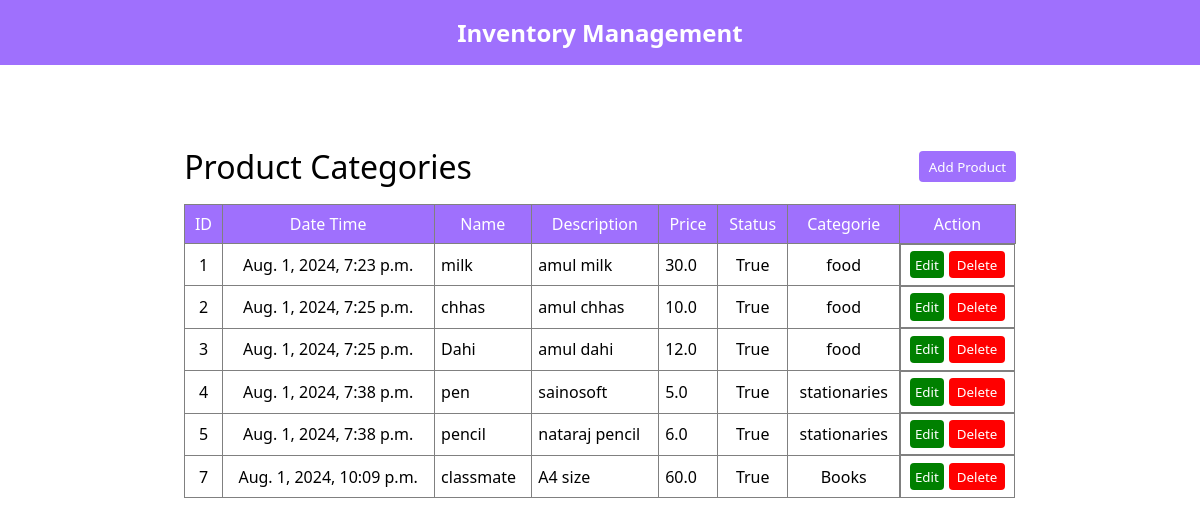
/products, run on an earlier commit of the app's database.
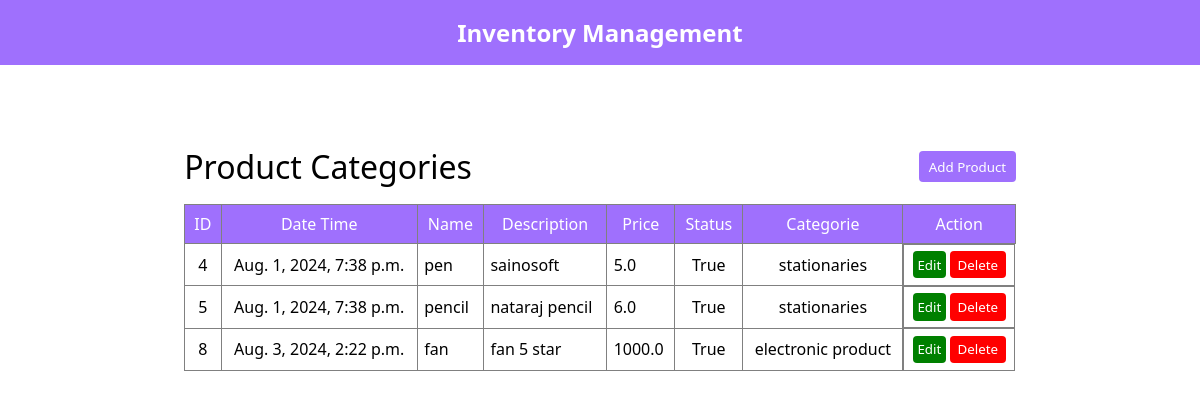
And on a later commit of the database.
### items/models.py (models this page shows, shortened)
class Products(models.Model):
    Date_Time = models.DateTimeField(auto_now=True, auto_now_add=False)
    Name = models.CharField(max_length=50)
    Description = models.TextField()
    Price = models.FloatField()
    Status = models.BooleanField(default=True)
    Categorie = models.ForeignKey(Categories, on_delete=models.CASCADE)

class Categories(models.Model):
    Date_Time = models.DateTimeField(auto_now=True, auto_now_add=False)
    Name = models.CharField(max_length=50)
    Description = models.TextField()
    Status = models.BooleanField(default=True)
    is_modified = models.BooleanField(default=False)
    def __str__(self):
        return self.Name

### items/views.py (the view)
# urls.py: path("products", views.products, name='products'),
def products(request):
    active_products = "active"
    p = Products.objects.all()
    context = {"active_products":active_products, "products":p}
    return render(request, 'items/products.html', context)

### Templates/items/products.html (shortened to what this page needs)
{% extends "base.html" %}
{% load static %}
{% block head %}
<link rel="stylesheet" href="{% static 'css/style.css' %}">
{% endblock head %}
{% block body %}
<div class="cont">
    <div class="flexbox">
        <h1 class="heading">Product Categories</h1>
        <button class="btn" onclick="window.location.href = '/add_product'">Add Product</button>
    </div>
    <table class="table">
        <tr>
            <th>ID</th>
            <th>Date Time</th>
            <th>Name</th>
            <th>Description</th>
            <th>Price</th>
            <th>Status</th>
            <th>Categorie</th>
            <th>Action</th>
        </tr>
        <tr>
            {% if products %}
            {% for product in products %}
            <tr>
            <td style='text-align: center;'>{{product.id}}</td>
            <td style='text-align: center;'>{{product.Date_Time}}</td>
            <td>{{product.Name}}</td>
            <td>{{product.Description}}</td>
            <td>{{product.Price}}</td>
            <td style='text-align: center;'>{{product.Status}}</td>
            <td style='text-align: center;'>{{product.Categorie}}</td>
            <td class="center">
                <button class="editbtn" onclick="window.location.href='/edit_product/{{product.id}}/'">Edit</button>
                <button class="deletebtn" onclick="deleteconform({{product.id}})">Delete</button>
            </td>
            </tr>
            {% endfor %}
            {% else %}
            <td style='color:red; padding: 1rem; text-align: center;' colspan="8">Empty</td>
            {% endif %}
        </tr>
    </table>
</div>
{% endblock body %}

### Templates/base.html (shortened to what this page needs)
{% load static %}
<!DOCTYPE html>
<html lang="en">
<head>
    <link rel="stylesheet" href="{% static 'css/navbar.css' %}">
    {% block head %}
    {% endblock head %}
</head>
<body>
    <nav class="navbar">
        {% if user.is_authenticated %}
        <ul>
            <li class = '{% if active_home %}active{% endif %}' onclick="window.location.href = '/'">Home</li>
            <li class = '{% if active_categories %}active{% endif %}' onclick="window.location.href = '/categories'">Categories</li>
            <li class = '{% if active_products %}active{% endif %}' onclick="window.location.href = '/products'">Products</li>
            <li class = '{% if active_inventory %}active{% endif %}' onclick="window.location.href = '/inventory'">Inventory</li>
            <li class = '{% if active_sales %}active{% endif %}' onclick="window.location.href = '/sales'">Sales</li>
            <li class = '{% if active_invoices %}active{% endif %}' onclick="window.location.href = '/invoices'">Invoices</li>
        </ul>
        <ul>
            <li>Hello {{user.username}}</li>
            <li onclick="window.location.href = '/account/logout'">Logout</li>
        </ul>
        {% else %}
        <ul style='margin: auto;'>
            <li><h1>Inventory Management</h1></li>
        </ul>
        {% endif %}
    </nav>
    {% block body %}
    {% endblock body %}
</body>
</html>

### static/css/navbar.css (style rules this page uses)
* { box-sizing: border-box; padding: 0; margin: 0; font-family: 'Segoe UI', Tahoma, Geneva, Verdana, sans-serif; }
.navbar { display: flex; flex-direction: row; justify-content: space-between; background-color: #9F70FD; }
.navbar ul { display: flex; flex-direction: row; list-style: none; }
.navbar ul li { padding: 1rem 1rem; cursor: pointer; color: white; }

### static/css/style.css (style rules this page uses)
.cont { max-width: 22cm; margin: auto; padding: 4rem 0; }
.flexbox { display: flex; flex-direction: row; flex-wrap: nowrap; justify-content: space-between; align-items: center; }
.flexbox .btn { background-color: #9F70FD; color: white; padding: 0.4rem 0.6rem; border: 0; border-radius: 4px; }
.heading { font-weight: 300; margin: 1rem 0; }
.table { width: 100%; border-collapse: collapse; }
.table th { font-weight: 400; background-color: #9F70FD; color: white; }
.table th, .table td { border: 1px solid gray; padding: 0.5rem; }
.table td { font-weight: 400; padding: 0.4rem; }
.editbtn { background-color: green; color:white; border: 0; padding: 0.3rem; border-radius: 4px; }
.deletebtn { background-color: rgb(255, 0, 0); color:white; border: 0; padding: 0.3rem 0.5rem; border-radius: 4px; }
.center { display: flex; flex-direction: row; justify-content: space-around; }

What changed in the data, as far as the page shows it:
removed Products: id "1", Date_Time "Aug. 1, 2024, 7:23 p.m.", Name "milk", Description "amul milk", Price "30.0", Status "True", Categorie "food"
removed Products: id "2", Date_Time "Aug. 1, 2024, 7:25 p.m.", Name "chhas", Description "amul chhas", Price "10.0", Status "True", Categorie "food"
removed Products: id "3", Date_Time "Aug. 1, 2024, 7:25 p.m.", Name "Dahi", Description "amul dahi", Price "12.0", Status "True", Categorie "food"
removed Products: id "7", Date_Time "Aug. 1, 2024, 10:09 p.m.", Name "classmate", Description "A4 size", Price "60.0", Status "True", Categorie "Books"
added Products: id "8", Date_Time "Aug. 3, 2024, 2:22 p.m.", Name "fan", Description "fan 5 star", Price "1000.0", Status "True", Categorie "electronic product"
